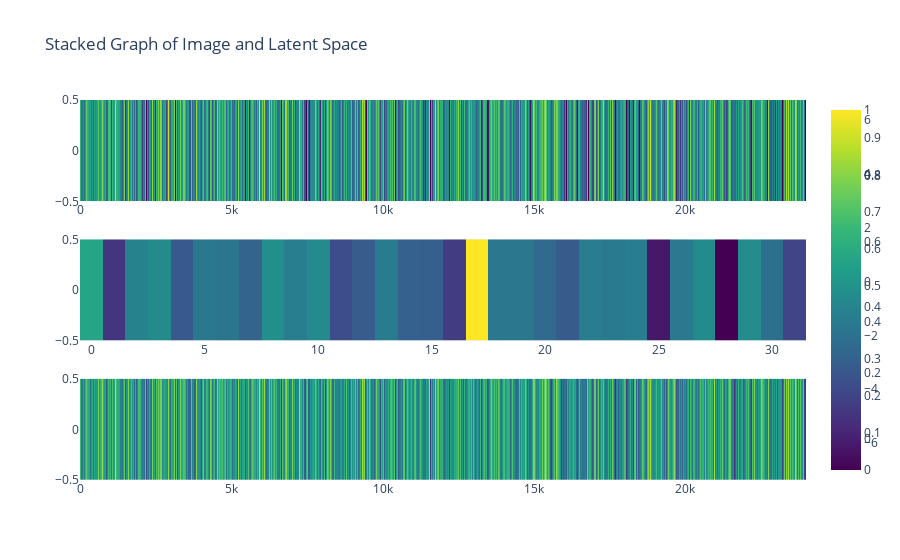

Notebook source saved alongside this figure:
### Markdown cell above
### some diagnosis

### Code cell
importlib.reload(visualisation) # to allow modification of the script without restarting the whole session
visualisation.plot_single_obs_processing(x_train, autoencoder)

### Figure 1 — Plotly figure (JSON) as saved in the notebook; plotly's stock layout.template omitted (floating-point values rounded to 4 significant figures; data arrays with more than 128 entries replaced by an {"elided": "..."} marker saying what was removed)
{"data": [{"colorscale": [[0, "#440154"], [0.1111, "#482878"], [0.2222, "#3e4989"], [0.3333, "#31688e"], [0.4444, "#26828e"], [0.5556, "#1f9e89"], [0.6667, "#35b779"], [0.7778, "#6ece58"], [0.8889, "#b5de2b"], [1, "#fde725"]], "type": "heatmap", "xaxis": "x", "yaxis": "y", "z": {"elided": "1x23989 float values"}}, {"colorscale": [[0, "#440154"], [0.1111, "#482878"], [0.2222, "#3e4989"], [0.3333, "#31688e"], [0.4444, "#26828e"], [0.5556, "#1f9e89"], [0.6667, "#35b779"], [0.7778, "#6ece58"], [0.8889, "#b5de2b"], [1, "#fde725"]], "type": "heatmap", "xaxis": "x2", "yaxis": "y2", "z": [[0.8354, -4.933, -0.9882, -0.5881, -3.249, -1.644, -1.759, -2.734, -0.3483, -1.262, -0.6357, -3.877, -3.086, -1.41, -2.893, -2.998, -4.581, 6.378, -1.692, -1.666, -2.431, -3.135, -1.331, -1.517, -1.359, -6.139, -1.587, -0.5752, -7.007, -0.5522, -2.065, -4.205]]}, {"colorscale": [[0, "#440154"], [0.1111, "#482878"], [0.2222, "#3e4989"], [0.3333, "#31688e"], [0.4444, "#26828e"], [0.5556, "#1f9e89"], [0.6667, "#35b779"], [0.7778, "#6ece58"], [0.8889, "#b5de2b"], [1, "#fde725"]], "type": "heatmap", "xaxis": "x3", "yaxis": "y3", "z": {"elided": "1x23989 float values"}}], "layout": {"showlegend": false, "title": {"text": "Stacked Graph of Image and Latent Space"}, "xaxis": {"anchor": "y", "domain": [0, 1]}, "xaxis2": {"anchor": "y2", "domain": [0, 1]}, "xaxis3": {"anchor": "y3", "domain": [0, 1]}, "yaxis": {"anchor": "x", "domain": [0.7333, 1]}, "yaxis2": {"anchor": "x2", "domain": [0.3667, 0.6333]}, "yaxis3": {"anchor": "x3", "domain": [0, 0.2667]}}}
